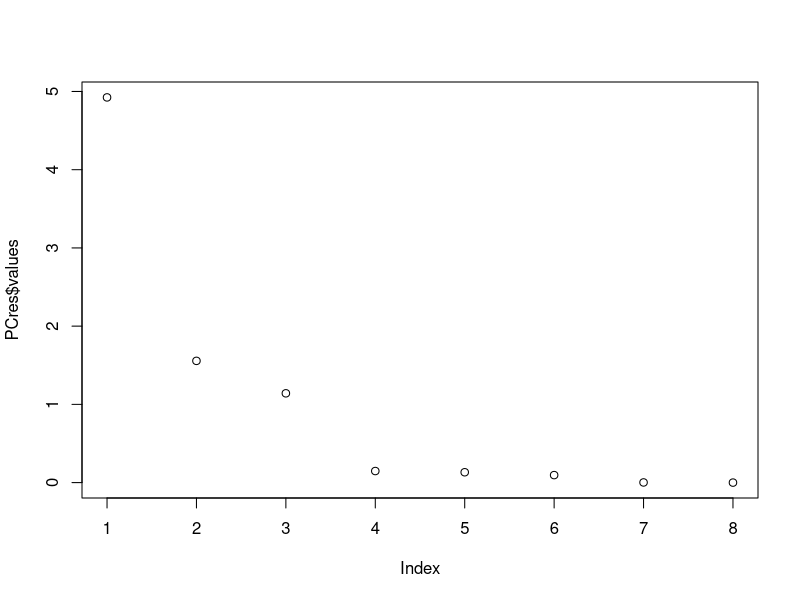
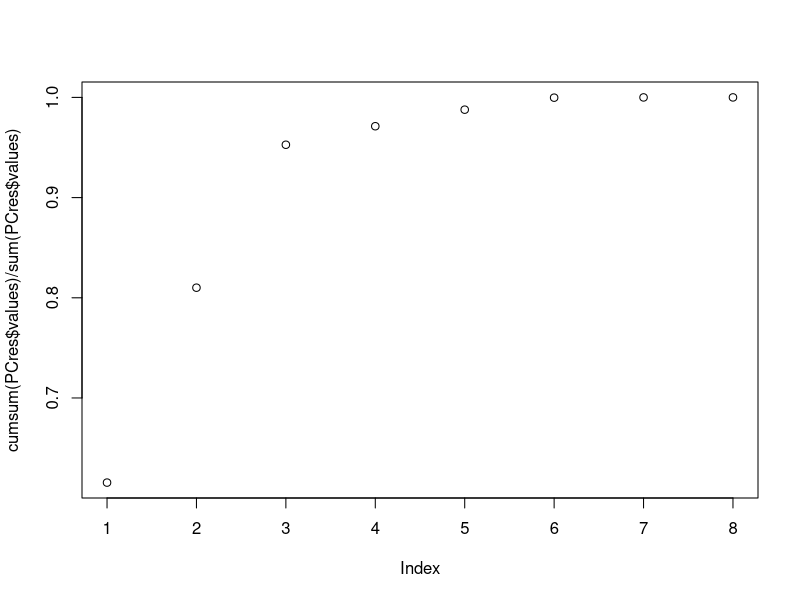
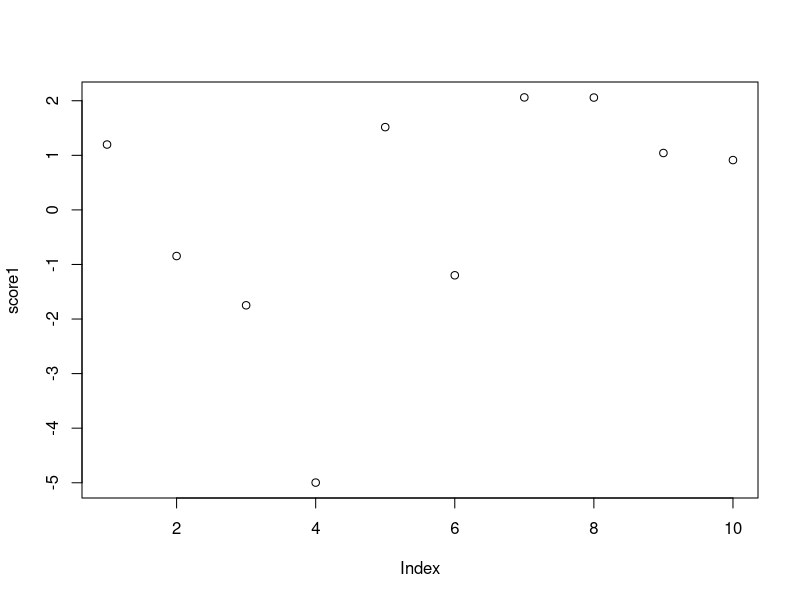

Here is the R script that generated these plots, in order:
#data

#1st=2,2nd=1

#총전적이 50%를 넘는 선수만

name=c("임요환","이윤열","최연성","이영호","서지훈","정명훈","변형태","이재호","염보성","신상문")

v=c("total","terran","protoss","zerg","star","msl","team","prize")

x1=c(55.1,52.1,46,64.5,62.9,55.6,44.7,10)

x2=c(60.3,59.0,58,63.4,59.2,57.1,53.8,16)

x3=c(62.3,58.3,63.0,67.4,59,61.8,64.8,10)

x4=c(71.3,72.2,69.2,72.3,64.8,67.6,74,14)

x5=c(55.6,56.8,52.4,56.6,56,47.8,53.4,3)

x6=c(62.7,63.9,65.9,58.9,67.3,47.2,61.8,6)

x7=c(53.7,56.4,52.1,52.9,54.7,48.1,52.8,1)

x8=c(55.5,52.8,44.1,68.1,42.6,50,56.2,0)

x9=c(58.9,61.2,56.5,59.2,48,41.3,61,0)

x10=c(58.8,61.5,50.5,62.6,48.6,46.2,61.2,0)

x=rbind(x1,x2,x3,x4,x5,x6,x7,x8,x9,x10)

rownames(x)=name

colnames(x)=v

x

 

#PCA

scdata<-scale(x)

 

V<-cor(scdata)

 

PCres<-eigen(V)

 

PCres$vectors[,1:3]

 

PCres$values[1:8]

 

cumsum(PCres$values)[1:4]/sum(PCres$values)

#3번째 lamda까지 넣어주면 95%이상 설명

 

 

plot(PCres$values)

 

 

plot(cumsum(PCres$values)/sum(PCres$values))

 

#score

score1<-scdata%*%PCres$vectors[,1]

 

plot(score1)
